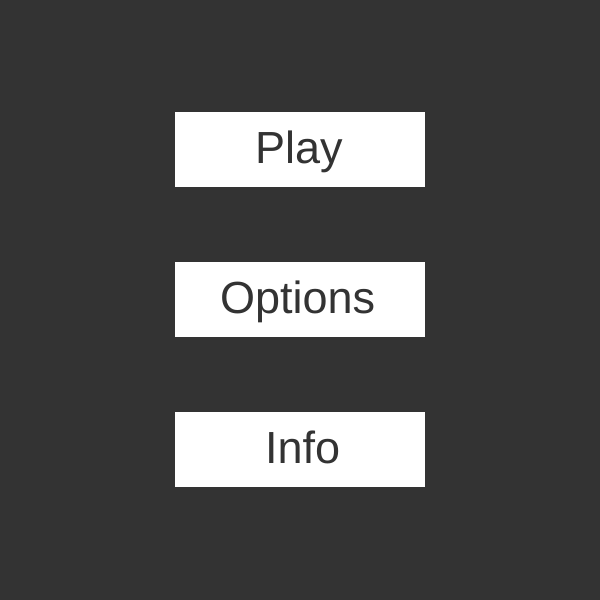
Frame 1 (no input)
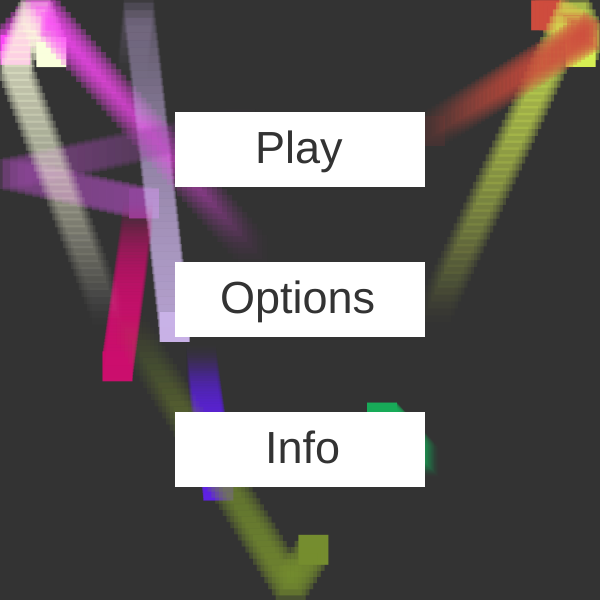
Frame 60 (no input)
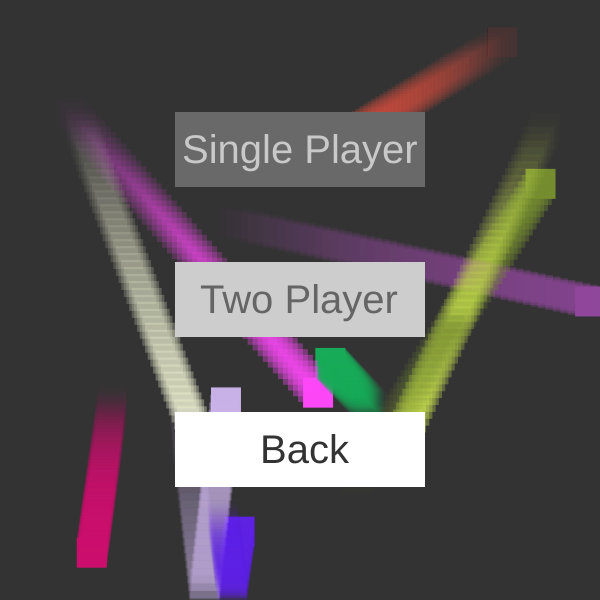
Frame 120 (the mouse pressed at the canvas centre since frame 60)

The p5.js sketch that drew these frames (run headless with seeded random() and noise() and a simulated clock; from frame 60 on, the mouse is pressed at the canvas centre):

// p5.js sketch
// ── sketch.js
let menu = new Menu();
let menuS = true;
let play = false;
let menuO = false;
let menuI = false;
let GameOver = false;
let menuP = false;
let p1 = true;
let p1s = true;
let p2 = false;
let p2s = false;

let player;
let player2;
let p1a = false;
let p2a = false;
let score = 0;
let level;
let trail = new Array;
let enemy = new Array;
let coin = new Array;
let coins = 0;
let counter = 0;
function setup(){
	createCanvas(600, 600);
}

function draw(){
	background(51);
	Controller();
}

/*function KeyPressed(){
	if(keyCode == SPACE){
		if(menuP){
			menuP = false;
		}else{
			menuP = true;
		}

	}
}
*/

// ── coin.js
function Coin(){
  this.d = 30;
  this.x = random(this.d/2, width-this.d/2);
  this.y = random(this.d/2, height-this.d/2);

  this.draw = function(){
    fill(255, 255, 0);
    ellipse(this.x, this.y, this.d, this.d);
  }

}

// ── collision.js
function Collision(){
	if(p1){
		for(var i = 0; i < coin.length; i++){
			this.l = dist(player.x, player.y, coin[i].x, coin[i].y);
			if(l < coin[i].d){
				coin.splice(i, 1);
				coins++;
			}
		}
		for(var i = 0; i < enemy.length; i++){
			if(player.x+player.w > enemy[i].x && player.x < enemy[i].x+enemy[i].w && player.y+player.w > enemy[i].y && player.y < enemy[i].y+enemy[i].w ){
				if(player.health < 0){
					GameOver = true;
					enemy = new Array;
					trail = new Array;
					p1a = false;
					play = false;
				}else{
					player.health -= 5;
				}
			}
		}
	}else if(p2){
		for(var i = 0; i < enemy.length; i++){
			if(player.x+player.w > enemy[i].x && player.x < enemy[i].x+enemy[i].w && player.y+player.w > enemy[i].y && player.y < enemy[i].y+enemy[i].w ){
				if(player.health < 0){
					p1a = false;
					trail = new Array;
				}else{
					player.health -= 5;
				}
			}
			if(player2.x+player2.w > enemy[i].x && player2.x < enemy[i].x+enemy[i].w && player2.y+player2.w > enemy[i].y && player2.y < enemy[i].y+enemy[i].w ){
				if(player2.health < 0){
					p2a = false;
					trail = new Array;
				}else{
					player2.health -= 5;
				}
			}
		}
		if(!p1a && !p2a){
			GameOver = true;
			play = false;
		}
	}
	score++;
}

// ── controller.js
function Controller(){
	if(play){
		if(!p1s && !p2s){
			Collision();
      if(p1){
        player.update();
        player.draw();
      }else if(p2){
        player.update();
        player.draw();
        player2.update();
        player2.draw();
      }
      level.check();
			for(var i = 0; i < coin.length; i++){
				coin[i].draw();
			}

			counter--;
			if(counter < 0){
				coin[coin.length] = new Coin();
				counter = random(0, 1000);
			}

      for(var i = trail.length; i > 0; i--){
        trail[i-1].update();
        if(trail[i-1].fade == 0){
          trail.splice(i-1, 1);
        }
        trail[i-1].draw();
      }
			for(var i = 0; i < enemy.length; i++){
				enemy[i].update();
				enemy[i].draw();
			}
		}else if(p1s){
			player = new Player();
      p1a = true;
			enemy[0] = new Enemy1();
			p1s = false;
      level = new Level();
		}else if(p2s){
      player = new Player();
      player2 = new Player2();
      p1a = true;
      p2a = true;
			enemy[0] = new Enemy1();
			p2s = false;
      level = new Level();
		}
	}else if (menuO) {
    if(enemy.length < 10){
      enemy[enemy.length] = new Enemy1(random(50, 500), random(50, 500), random(-8, 8), random(-8, 8), 30, random(255), random(255), random(255));
    }
    for(var i = 0; i < enemy.length; i++){
      enemy[i].update();
      enemy[i].draw();
    }
    for(var i = trail.length; i > 0; i--){
      trail[i-1].update();
      if(trail[i-1].fade == 0){
        trail.splice(i-1, 1);
      }
      trail[i-1].draw();
    }
		menu.checkO();
		menu.updateO();
	}else if (menuI) {
    if(enemy.length < 10){
      enemy[enemy.length] = new Enemy1(random(50, 500), random(50, 500), random(-8, 8), random(-8, 8), 30, random(255), random(255), random(255));
    }
    for(var i = 0; i < enemy.length; i++){
      enemy[i].update();
      enemy[i].draw();
    }
    for(var i = trail.length; i > 0; i--){
      trail[i-1].update();
      if(trail[i-1].fade == 0){
        trail.splice(i-1, 1);
      }
      trail[i-1].draw();
    }
    menu.checkI();
		menu.updateI();
	}else if (menuS) {
    if(enemy.length < 10){
      enemy[enemy.length] = new Enemy1(random(50, 500), random(50, 500), random(-8, 8), random(-8, 8), 30, random(255), random(255), random(255));
    }
    for(var i = 0; i < enemy.length; i++){
      enemy[i].update();
      enemy[i].draw();
    }
    for(var i = trail.length; i > 0; i--){
      trail[i-1].update();
      if(trail[i-1].fade == 0){
        trail.splice(i-1, 1);
      }
      trail[i-1].draw();
    }
    menu.check();
		menu.update();
	}else if(GameOver){
    if(enemy.length < 10){
      enemy[enemy.length] = new Enemy1(random(50, 500), random(50, 500), random(-8, 8), random(-8, 8), 30, random(255), random(255), random(255));
    }
    for(var i = 0; i < enemy.length; i++){
      enemy[i].update();
      enemy[i].draw();
    }
    for(var i = trail.length; i > 0; i--){
      trail[i-1].update();
      if(trail[i-1].fade == 0){
        trail.splice(i-1, 1);
      }
      trail[i-1].draw();
    }
    menu.checkG();
		menu.updateG();
	}
}

// ── enemy1.js
function Enemy1(x = random(50, 500), y = random(50, 500), sx = random(1, 3), sy = random(1, 3), w = height/20, c1 = 255, c2 = 0, c3 = 0){
	this.w = w;
	this.x = x;
	this.y = y;
	this.speedx = sx;
	this.speedy = sy;
	this.color = [c1, c2, c3];

	this.update = function(){
		trail[trail.length] = new Trail(this.x, this.y, c1, c2, c3);
		if(this.x < 0 || this.x > width-this.w){
			this.speedx *= -1;
		}
		if(this.y < 0 || this.y > height-this.w){
			this.speedy *= -1;
		}
		this.x += this.speedx;
		this.y += this.speedy;
	}
	this.draw = function(){
		fill(this.color[0], this.color[1], this.color[2]);
		rect(this.x, this.y, this.w, this.w);
	}

}

// ── enemy2.js
function Enemy2(){
	this.w = height/20;
	this.x = random(0, width-this.w);
	this.y = random(0, height-this.w);
	this.speedx = random(1, 2);
	this.speedy = 8;

	this.update = function(){
		if(this.x < 0 || this.x > width-this.w){
			this.speedx *= -1;
		}
		if(this.y < 0 || this.y > height-this.w){
			this.speedy *= -1;
		}
		this.x += this.speedx;
		this.y += this.speedy;
	}
	this.draw = function(){
		fill(255, 0, 255);
		rect(this.x, this.y, this.w, this.w);
	}

}

// ── enemy3.js
function Enemy3(){
	this.w = height/20;
	this.x = random(0, width-this.w);
	this.y = random(0, height-this.w);
	this.speed = 1;
	this.factor = 40;
	this.choose = 0;
	if(p2a){
		this.choose = floor(random(2));
		if(!p1a){
			this.choose = 1;
		}
	}

	this.update = function(){
		trail[trail.length] = new Trail(this.x, this.y, 0, 0, 255);
		if(this.choose == 0){
			if(this.x-player.x < 0){
				this.x += -this.speed*(this.x-player.x)/this.factor;
			}else{
				this.x += -this.speed*(this.x-player.x)/this.factor;
			}
			if(this.y-player.y < 0){
				this.y += -this.speed*(this.y-player.y)/this.factor;
			}else{
				this.y += -this.speed*(this.y-player.y)/this.factor;
			}
		}else if(this.choose == 1){
			if(this.x-player2.x < 0){
				this.x += -this.speed*(this.x-player2.x)/this.factor;
			}else{
				this.x += -this.speed*(this.x-player2.x)/this.factor;
			}
			if(this.y-player2.y < 0){
				this.y += -this.speed*(this.y-player2.y)/this.factor;
			}else{
				this.y += -this.speed*(this.y-player2.y)/this.factor;
			}
		}

	}
	this.draw = function(){
		fill(0, 0, 255);
		rect(this.x, this.y, this.w, this.w);
	}

}

// ── level.js
function Level(){
  this.levelS = 0;
  this.level = 1;
  this.bossHealth = 0;

  this.check = function(){
    this.levelS++;
    textSize(20);
    fill(255);
    text("Score: " + int(score/10), 10, 55);
    text("Level: " + this.level, 10, 78);
    if(this.bossHealth > 0){
      this.bossHealth += -1;
      fill(255);
      rect(488, 8, 104, 24);
      fill(51);
      rect(490, 10, 100, 20);
      fill(255-this.bossHealth/2000*255, this.bossHealth/2000*255, 0)
      rect(490, 10, this.bossHealth/2000*100, 20);
    }
    if(this.levelS > 300 && this.bossHealth <= 0){
      this.levelS = 0;
      this.level++;
      if(this.level == 2){
        enemy[enemy.length] = new Enemy1();
      }else if(this.level == 3){
        enemy[enemy.length] = new Enemy1();
        enemy[enemy.length] = new Enemy1();
      }else if(this.level == 4){
        enemy[enemy.length] = new Enemy1(random(50, 500), random(50, 500), random(1, 2), 8, 30, 255, 0, 255);
        enemy[enemy.length] = new Enemy1();
      }else if(this.level == 5){
        enemy[enemy.length] = new Enemy3();
      }else if(this.level == 6){
        enemy[enemy.length] = new Enemy3();
        enemy[enemy.length] = new Enemy1();
      }else if(this.level == 7){
        enemy[enemy.length] = new Enemy1(random(50, 500), random(50, 500), random(1, 2), 8, 30, 255, 0, 255);
      }else if(this.level == 8){
        enemy[enemy.length] = new Enemy3();
      }else if(this.level == 9){
        enemy[enemy.length] = new Enemy1(random(50, 500), random(50, 500), random(1, 2), 8, 30, 255, 0, 255);
      }else if(this.level == 10){
        this.bossHealth = 2000;
        enemy = new Array;

        enemy[enemy.length] = new Enemy1(50, 50, 3, 3, 30, 0, 255, 255);
        enemy[enemy.length] = new Enemy1(50, 150, 3, 3, 30, 0, 255, 255);
        enemy[enemy.length] = new Enemy1(50, 250, 3, 3, 30, 0, 255, 255);
        enemy[enemy.length] = new Enemy1(50, 350, 3, 3, 30, 0, 255, 255);
        enemy[enemy.length] = new Enemy1(50, 450, 3, 3, 30, 0, 255, 255);
        enemy[enemy.length] = new Enemy1(50, 550, 3, 3, 30, 0, 255, 255);

        enemy[enemy.length] = new Enemy1(550, 50, -3, -3, 30, 0, 255, 255);
        enemy[enemy.length] = new Enemy1(550, 150, -3, -3, 30, 0, 255, 255);
        enemy[enemy.length] = new Enemy1(550, 250, -3, -3, 30, 0, 255, 255);
        enemy[enemy.length] = new Enemy1(550, 350, -3, -3, 30, 0, 255, 255);
        enemy[enemy.length] = new Enemy1(550, 450, -3, -3, 30, 0, 255, 255);
        enemy[enemy.length] = new Enemy1(550, 550, -3, -3, 30, 0, 255, 255);

      }else if(this.level == 11){
        enemy = new Array;
        enemy[enemy.length] = new Enemy1(random(50, 500), random(50, 500), random(2, 4), 8, 30, 255, 0, 255);
      }else if(this.level == 12){
        enemy[enemy.length] = new Enemy1(random(50, 500), random(50, 500), random(2, 4), 8, 30, 255, 0, 255);
        enemy[enemy.length] = new Enemy1(random(50, 500), random(50, 500), random(2, 4), 8, 30, 255, 0, 255);
        enemy[enemy.length] = new Enemy1(random(50, 500), random(50, 500), random(2, 4), 8, 30, 255, 0, 255);
      }else if(this.level == 13){
        enemy[enemy.length] = new Enemy3();
        enemy[enemy.length] = new Enemy3();
        enemy[enemy.length] = new Enemy3();
      }else if(this.level == 14){
        enemy[enemy.length] = new Enemy3();
        enemy[enemy.length] = new Enemy3();
        enemy[enemy.length] = new Enemy3();
      }
    }
  }
}

// ── menu.js
function Menu(){
	this.b1 = 0;
	this.b2 = 0;
	this.b3 = 0;

	this.bgupdate = function(){

	}
	this.bgrender = function(){

	}


	this.check = function(){
		if(mouseX < 175+250 && mouseX > 175 && mouseY < 187 && mouseY > 112){
			this.b1 = 50;
		}else if (mouseX < 175+250 && mouseX > 175 && mouseY < 262+75 && mouseY > 262) {
			this.b2 = 50;
		}else if (mouseX < 175+250 && mouseX > 175 && mouseY < 412+75 && mouseY > 412) {
			this.b3 = 50;
		}else{
			this.b1 = 0;
			this.b2 = 0;
			this.b3 = 0;
		}
	}
	this.update = function(){
		fill(255-this.b1);
		rect(175, 112, 250, 75);
		fill(255-this.b2);
		rect(175, 262, 250, 75);
		fill(255-this.b3);
		rect(175, 412, 250, 75);

		textSize(45);
		fill(51+this.b1);
		text("Play", 255, 163);
		fill(51+this.b2);
		text("Options", 220, 313);
		fill(51+this.b3);
		text("Info", 265, 463);
	}
	this.checkO = function(){
		if(mouseX < 175+250 && mouseX > 175 && mouseY < 187 && mouseY > 112){
			if(p1){
				this.b1 = 170;
				this.b2 = 0;
			}else{
				this.b1 = 50;
			}

		}else if (mouseX < 175+250 && mouseX > 175 && mouseY < 262+75 && mouseY > 262) {
			if(p2){
				this.b2 = 170;
				this.b1 = 0;
			}else{
				this.b2 = 50;
				this.b1 = 150;
			}
		}else if (mouseX < 175+250 && mouseX > 175 && mouseY < 412+75 && mouseY > 412) {
			this.b3 = 50;
		}else{
			this.b1 = 0;
			this.b2 = 0;
			this.b3 = 0;
			if(p1){
				this.b1 = 150;
			}else if(p2){
				this.b2 = 150;
			}
		}
	}
	this.updateO = function(){
		fill(255-this.b1);
		rect(175, 112, 250, 75);
		fill(255-this.b2);
		rect(175, 262, 250, 75);
		fill(255-this.b3);
		rect(175, 412, 250, 75);

		textSize(40);
		fill(51+this.b1);
		text("Single Player", 182, 163);
		fill(51+this.b2);
		text("Two Player", 200, 313);
		fill(51+this.b3);
		text("Back", 260, 463);
	}
	this.checkI = function(){
		if(mouseX < 50+240 && mouseX > 50 && mouseY < 492+75 && mouseY > 492){
			this.b1 = 50;
			this.b2 = 0;
		}else if(mouseX < 310+240 && mouseX > 310 && mouseY < 492+75 && mouseY > 492){
			this.b2 = 50;
			this.b1 = 0;
		}else{
			this.b1 = 0;
			this.b2 = 0;
		}
	}
	this.updateI = function(){
		noStroke();
		fill(255-this.b1);
		rect(50, 492, 240, 75);
		fill(255-this.b2);
		rect(310, 492, 240, 75);
		fill(255);
		rect(50, 50, 500, 420);

		textSize(40);
		fill(51+this.b1);
		text("Donate", 108, 543);
		fill(51+this.b2);
		text("Back", 395, 543);
		textSize(25)
		fill(51);
		text("I've created this game, so that I could get an understanding of programming. Today most people just think that games, websites and programs are easely made, and it suprised me to see how everything worked. I didn't have that understanding then I began.                                          The game is simply about douching objects, and over time beating your highscore",
					70, 50, 480, 420)
	}
	this.checkG = function(){
		if (mouseX < 50+240 && mouseX > 50 && mouseY < 392+75 && mouseY > 392) {
			this.b2 = 50;
			this.b3 = 0;
		}else if (mouseX < 310+240 && mouseX > 310 && mouseY < 392+75 && mouseY > 392) {
			this.b3 = 50;
			this.b2 = 0;
		}else{
			this.b2 = 0;
			this.b3 = 0;
		}
	}
	this.updateG = function(){
		noStroke();
		fill(255-this.b2);
		rect(50, 392, 240, 75);
		fill(255-this.b3);
		rect(310, 392, 240, 75);

		textSize(110);
		fill(255);
		text("GameOver", 30, 200);
		textSize(40);
		text("Your score was: " + int(score/10) + ",            well played", 30, 250, 540, 100);
		fill(51+this.b2);
		text("Play again", 78, 443);
		fill(51+this.b3);
		text("Menu", 378, 443);
	}
}

// ── mousePressed.js
function mousePressed(){
	if(play){
		enemy[enemy.length] = new Enemy1();
	}else if(menuS){
		if(mouseX < 175+250 && mouseX > 175 && mouseY < 187 && mouseY > 112){
			enemy = new Array;
			trail = new Array;
			play = true;
			if(p1){
				p1s = true;
			}else if(p2){
				p2s = true;
			}
			menuS = false;
		}else if (mouseX < 175+250 && mouseX > 175 && mouseY < 262+75 && mouseY > 262) {
			menuO = true;
			menuS = false;
		}else if (mouseX < 175+250 && mouseX > 175 && mouseY < 412+75 && mouseY > 412) {
			menuI = true;
			menuS = false;
		}
	}else if(menuO){
		if(mouseX < 175+250 && mouseX > 175 && mouseY < 187 && mouseY > 112){
			p1 = true;
			p2 = false;
		}else if (mouseX < 175+250 && mouseX > 175 && mouseY < 262+75 && mouseY > 262) {
			p2 = true;
			p1 = false;
		}else if (mouseX < 175+250 && mouseX > 175 && mouseY < 412+75 && mouseY > 412) {
			menuS = true;
			menuO = false;
			menu.b1 = 0;
			menu.b2 = 0;
		}
	}else if(menuI){
		if(mouseX < 310+240 && mouseX > 310 && mouseY < 492+75 && mouseY > 492){
			menuS = true;
			menuI = false;
		}
	}else if(GameOver){
		if (mouseX < 50+240 && mouseX > 50 && mouseY < 392+75 && mouseY > 392) {
			GameOver = false;
			play = true;
			if(p1){
				p1s = true;
				trail = new Array;
			}else if(p2){
				p2s = true;
				trail = new Array;
			}
			score = 0;
			enemy = new Array;
		}else if (mouseX < 310+240 && mouseX > 310 && mouseY < 392+75 && mouseY > 392) {
			GameOver = false;
			menuS = true;
			score = 0;

		}
	}
}

// ── player.js
function Player(){
	this.health = 255;
	this.w = height/20;
	this.x = width/2-this.w;
	this.y = height/2-this.w;
	this.speed = 5;

	this.update = function(){
		if(p1a){
			trail[trail.length] = new Trail(this.x, this.y, 255, 255, 255);
			if(keyIsDown(LEFT_ARROW) && this.x > 0){
				this.x += -this.speed;
			}
			if(keyIsDown(UP_ARROW) && this.y > 0){
				this.y += -this.speed;
			}
			if(keyIsDown(RIGHT_ARROW) && this.x < width-this.w){
				this.x += this.speed;
			}
			if(keyIsDown(DOWN_ARROW) && this.y < height-this.w){
				this.y += this.speed;
			}
		}
	}
	this.draw = function(){
		if(p1a){
			fill(255);
			rect(this.x, this.y, this.w, this.w);
			fill(255);
			rect(8, 8, 104, 24);
			fill(51);
			rect(10, 10, 100, 20);
			fill(255-this.health, this.health, 0);
			rect(10, 10, this.health/255*100, 20);
			fill(255);
			textSize(17);
			text("player 1", 33, 25)
		}
	}
}

// ── player2.js
function Player2(){
	this.health = 255;
	this.w = height/20;
	this.x = width/2+50;
	this.y = height/2-this.w;
	this.speed = 5;

	this.update = function(){
		if(p2a){
			trail[trail.length] = new Trail(this.x, this.y, 255, 255, 200);
			if(keyIsDown(65) && this.x > 0){
				this.x += -this.speed;
			}
			if(keyIsDown(87) && this.y > 0){
				this.y += -this.speed;
			}
			if(keyIsDown(68) && this.x < width-this.w){
				this.x += this.speed;
			}
			if(keyIsDown(83) && this.y < height-this.w){
				this.y += this.speed;
			}
		}
	}
	this.draw = function(){
		if(p2a){
			fill(255, 255, 200);
			rect(this.x, this.y, this.w, this.w);
			fill(255);
			rect(128, 8, 104, 24);
			fill(51);
			rect(130, 10, 100, 20);
			fill(255-this.health, this.health, 0);
			rect(130, 10, this.health/255*100, 20);
			fill(255);
			textSize(17);
			text("player 2", 153, 25)
		}
	}
}

// ── style.css
div {
	margin-left: 10%;
	background-color: #FF00EE;
	width: 80%;
}

h1 {
	text-align: center;

}
// ── trail.js
function Trail(x, y, c1, c2, c3){
  this.x = x;
  this.y = y;
  this.w = height/20;
  this.fade = 50;

  this.update = function(){
    this.fade -= 1;
  }
  this.draw = function(){
    noStroke();
    fill(c1, c2, c3, this.fade*2);
    rect(this.x, this.y, this.w, this.w);
  }


}
